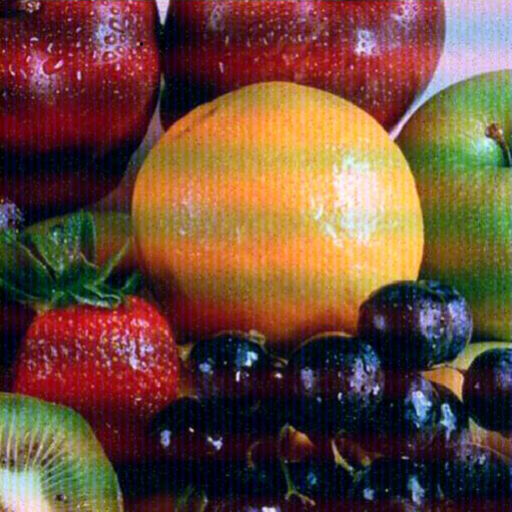
%> input picture Task 5 _IP (Remove Periodic Noise  )/A .bmp, 512 x 512 px
$ octave '3 channels .m'   (GNU Octave 9; MATLAB toolbox functions it lacks are replaced by stand-ins)
%> lines starting %> are read from the running program, lines starting %| are printed output that depends on the picture; in (x1, y1, x2, y2) boxes, pixels count from 0 and x2, y2 are one past the last pixel; in counts of white or black regions, pixels touching at a corner belong together; the program's own positions count from 1
I = imread('A .bmp');
%> I is the input picture: size 512x512x3 uint8; mean R, G, B 107.5, 73.8, 57.7
%gray = rgb2gray(I);
%f = im2double(gray);
R = I(:,:,1);
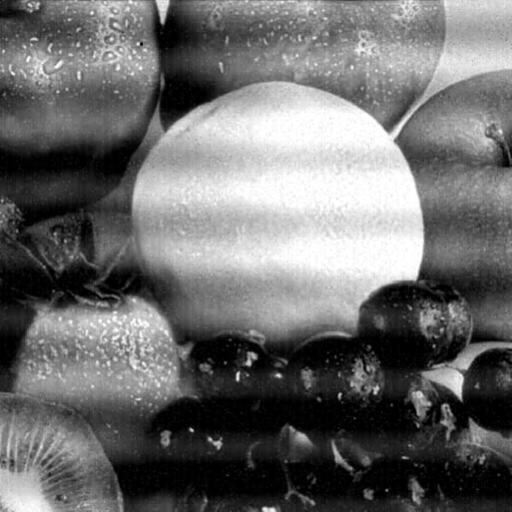
%> R: size 512x512 uint8; min 0, max 255, mean 107.5
G = I(:,:,2);
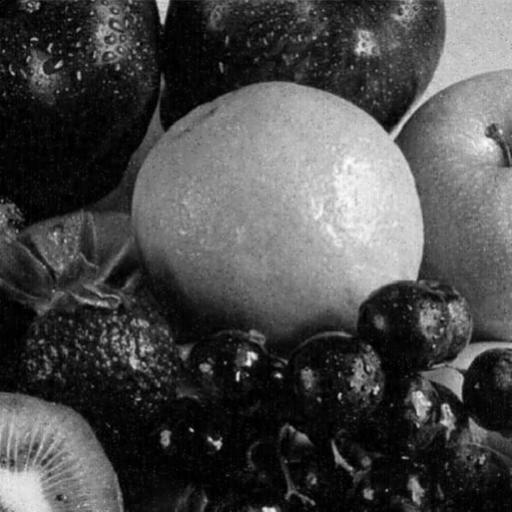
%> G: size 512x512 uint8; min 0, max 254, mean 73.8
B = I(:,:,3);
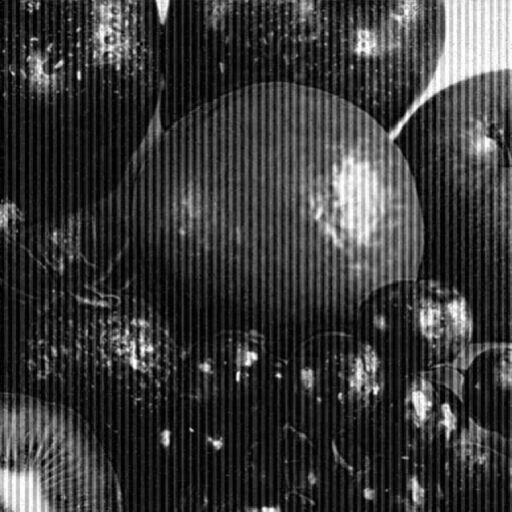
%> B: size 512x512 uint8; min 0, max 255, mean 57.7
FR = fft2(R);
FG = fft2(G);
FB = fft2(B);
%get power spectrum to see the noise
%Mag = abs(F).^2;
%Mag  = mat2gray(log(Mag + 1));
%Mag = fftshift(Mag);
%create filter notch filter
%for remove vertical noise
  H = ones(size(R));
  x = 2;
  H(255-x:259+x, 190-x:194+x) = 0;
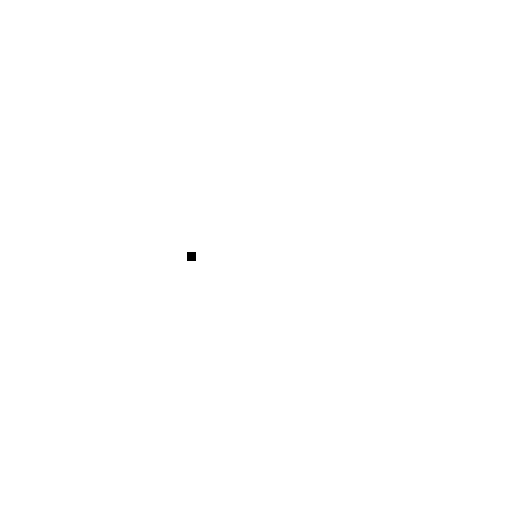
%> H: size 512x512 double; values 0 (black) and 1 (white), 100% white; 1 black region, box (x1, y1, x2, y2) and area: (187, 252, 196, 261) 81
  H(255-x:259+x, 320-x:324+x) = 0;
%> H: size 512x512 double; values 0 (black) and 1 (white), 99.9% white; 2 black regions, box (x1, y1, x2, y2) and area: (187, 252, 196, 261) 81, (317, 252, 326, 261) 81
  H = ifftshift(H);

  filteredr = FR .* H;
  filteredg = FG .* H;
  filteredb = FB .* H;
  %for remove Horizontal noise

  V = ones(size(R));
  y = 2;
  V(250-y:252+y, 255-y:257+y) = 0;
%> V: size 512x512 double; values 0 (black) and 1 (white), 100% white; 1 black region, box (x1, y1, x2, y2) and area: (252, 247, 259, 254) 49
  V(270-y:272+y, 255-y:257+y) = 0;
%> V: size 512x512 double; values 0 (black) and 1 (white), 100% white; 2 black regions, box (x1, y1, x2, y2) and area: (252, 247, 259, 254) 49, (252, 267, 259, 274) 49
  V = ifftshift(V);

  filteredr = filteredr .* V;
  filteredg = filteredg .* V;
  filteredb = filteredb .* V;
  V1 = ones(size(R));
  y1 = 2;
  V1(22-y1:229+y1, 255-y1:259+y1) = 0;
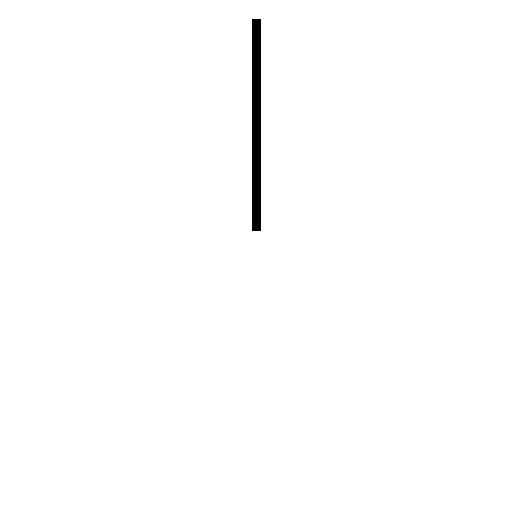
%> V1: size 512x512 double; values 0 (black) and 1 (white), 99.3% white; 1 black region, box (x1, y1, x2, y2) and area: (252, 19, 261, 231) 1908
  V1(280-y1:284+y1, 255-y1:259+y1) = 0;
%> V1: size 512x512 double; values 0 (black) and 1 (white), 99.2% white; 2 black regions, box (x1, y1, x2, y2) and area: (252, 19, 261, 231) 1908, (252, 277, 261, 286) 81
  V1 = ifftshift(V1);

  filteredr = filteredr .* V1;
  filteredg = filteredg .* V1;
  filteredb = filteredb .* V1;

  V2 = ones(size(R));
  y2 = 2;
  V2(215-y2:219+y2, 255-y2:259+y2) = 0;
%> V2: size 512x512 double; values 0 (black) and 1 (white), 100% white; 1 black region, box (x1, y1, x2, y2) and area: (252, 212, 261, 221) 81
  V2(290-y2:294+y2, 255-y2:259+y2) = 0;
%> V2: size 512x512 double; values 0 (black) and 1 (white), 99.9% white; 2 black regions, box (x1, y1, x2, y2) and area: (252, 212, 261, 221) 81, (252, 287, 261, 296) 81
  V2 = ifftshift(V2);

  filteredr = filteredr .* V2;
  filteredg = filteredg .* V2;
  filteredb = filteredb .* V2;

%Power Spectrum of filtered
%Mag2 = abs(filtered).^2;
%Mag2  = mat2gray(log(Mag2 + 1));
%Mag2 = fftshift(Mag2);
% Inverese Foruier Transform to convert image to Spatial Domain again
f1 = ifft2(filteredr);
f2 = ifft2(filteredg);
f3 = ifft2(filteredb);
imgRGB = cat(3, R, G, B);

subplot(2,4,1), imshow(I),title('Orginal Image');
subplot(2,4,2), imshow(R),title('Red Image');
subplot(2,4,3), imshow(G),title('Green Image');
subplot(2,4,4), imshow(B),title('Blue Image');
subplot(2,4,5), imshow(f1),title('Red image');
subplot(2,4,6), imshow(f2),title('Green image');
%> after `imshow(f2)`:
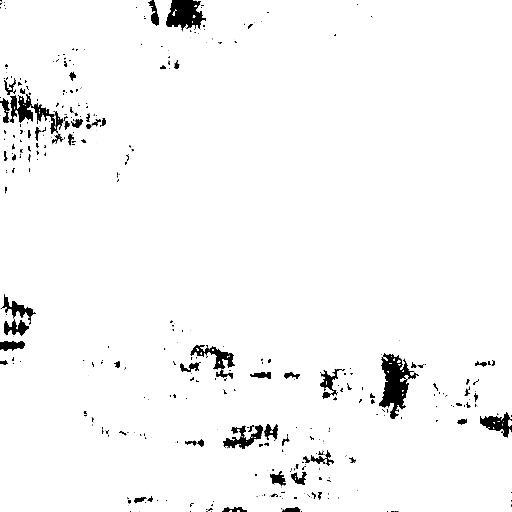
%> displayed picture: size 512x512, on the screen's scale of 0 to 255; min 0, max 255, mean 247.1
subplot(2,4,7), imshow(f3),title('Blue image');
%> after `imshow(f3)`:
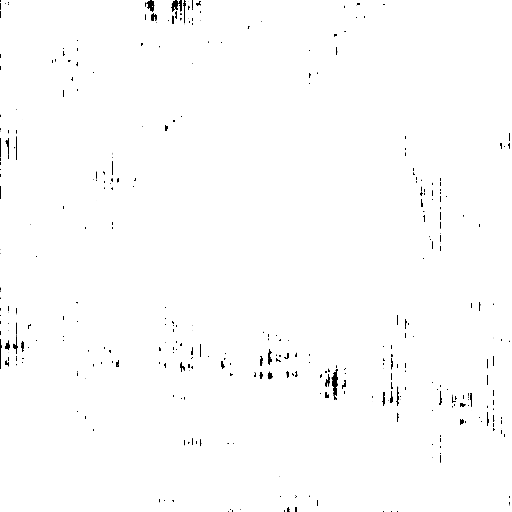
%> displayed picture: size 512x512, on the screen's scale of 0 to 255; min 0, max 255, mean 253
subplot(2,4,8), imshow(imgRGB),title('Final');
